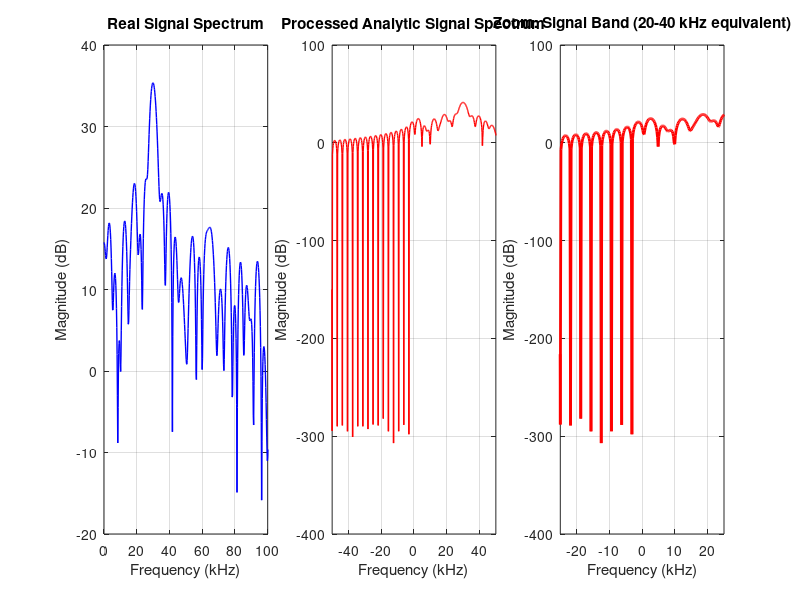

MATLAB code to generate this figure: (Note: this script raises an error after producing the figure.)
%% Underwater Acoustic Parameters
c = 1500;               % Speed of sound in water (m/s)
fc = 30e3;              % Center frequency for processing (30 kHz)
lambda = c/fc;          % Wavelength for array geometry
fs = 400e3;             % Sampling frequency (400 kHz)
Ts = 1/fs;
N_samples = 128;
SNR_dB = 10;

%% Hydrophone Array Configuration
N_elements = 4;
d = lambda/2;
array_pos = (0:N_elements-1)*d;

%% Acoustic Sources - Define as OFFSETS from center frequency
source_doas = [80, -40];
N_sources = length(source_doas);
source_powers = [1, 1];

% Define frequency OFFSETS from center frequency (not absolute frequencies)
f_offset = [-500, 500, 0];  % This gives: 22kHz, 28kHz, 35kHz

%% Generate PROPER Analytic Signals First
fprintf('Generating proper analytic signals...\n');
t = (0:N_samples-1) * Ts;
X_analytic = zeros(N_samples, N_elements);

for src_idx = 1:N_sources
    % Generate analytic (complex) signal at the correct frequency
    % If f_offset is [0,0,0], all sources are at carrier (30kHz)
    
    % Add a random starting phase to the carrier
    % This ensures the carrier waves are not perfectly in sync
    random_carrier_phase = 2*pi*rand; 
    
    baseband_signal = sqrt(source_powers(src_idx)) * ...
                     exp(1j*2*pi*f_offset(src_idx)*t + 1j*random_carrier_phase);
    
    % Decorrelate the Amplitude Modulation (AM)
    % By giving each source a random phase for its envelope, they become
    % statistically independent signals.
    random_am_phase = 2*pi*rand;
    % Much faster decorrelating modulation
    am_freq = 10e3 + 5e3*rand;  % Random 10-15 kHz modulation
    am_modulation = 1 + 0.3*sin(2*pi*am_freq*t + random_am_phase);
    %am_modulation = 1 + 0.1*sin(2*pi*50*t + random_am_phase);
    
    baseband_signal = baseband_signal .* am_modulation;
    
    % Steering vector (using center frequency for array geometry)
    sv = exp(-1j * 2 * pi * array_pos/lambda * sind(source_doas(src_idx)));
    
    % Add to hydrophone array
    X_analytic = X_analytic + baseband_signal.' * sv;
end

%% Convert to REAL signal (what transducers actually measure)
fprintf('Converting to real signal...\n');
X_real = real(X_analytic .* exp(1j*2*pi*fc*t'));  % Upconvert to carrier

%% Add REAL Noise
noise_power = 10^(-SNR_dB/10);
real_noise = sqrt(noise_power) * randn(size(X_real));

% Add colored noise components
for i = 1:5
    noise_freq = 10e3 + 30e3*rand;  % Noise in broader band
    colored_noise = 0.1*sqrt(noise_power) * randn * ...
                    sin(2*pi*noise_freq*t + 2*pi*rand)';
    real_noise = real_noise + colored_noise * ones(1, N_elements);
end

X_real_noisy = X_real + real_noise;

%% Convert BACK to Analytic for MUSIC processing
fprintf('Converting back to analytic signal for processing...\n');

% Method 1: Demodulate to baseband
%X_analytic_processed = zeros(size(X_real_noisy));
X_analytic_processed = hilbert(X_real_noisy);

% for i = 1:N_elements
%     % Downconvert by multiplying by complex exponential at carrier frequency
%     baseband = X_real_noisy(:, i) .* exp(-1j*2*pi*fc*t');
% 
%     % Apply low-pass filter to remove high-frequency components
%     [b, a] = butter(6, 40e3/(fs/2));  % 40 kHz cutoff
%     baseband_filtered = filter(b, a, baseband);
% 
%     X_analytic_processed(:, i) = baseband_filtered;
% end

% Method 2: Alternatively, use Hilbert transform (simpler but less accurate)
% X_analytic_hilbert = hilbert(X_real_noisy);

%% Verify Frequency Spectrum
fprintf('Verifying frequency content...\n');
figure('Position', [100, 100, 1200, 400]);

% Plot 1: Real signal spectrum
subplot(1,3,1);
NFFT = 2048;
f_axis = (-NFFT/2:NFFT/2-1) * fs/NFFT;
spectrum_real = fftshift(fft(X_real_noisy(:,1), NFFT));
plot(f_axis/1e3, 20*log10(abs(spectrum_real)), 'b-', 'LineWidth', 1);
xlabel('Frequency (kHz)');
ylabel('Magnitude (dB)');
title('Real Signal Spectrum');
xlim([0, 100]); grid on;

% Plot 2: Analytic signal spectrum (after processing)
subplot(1,3,2);
spectrum_analytic = fftshift(fft(X_analytic_processed(:,1), NFFT));
plot(f_axis/1e3, 20*log10(abs(spectrum_analytic)), 'r-', 'LineWidth', 1);
xlabel('Frequency (kHz)');
ylabel('Magnitude (dB)');
title('Processed Analytic Signal Spectrum');
xlim([-50, 50]); grid on;

% Plot 3: Zoom on signal band
subplot(1,3,3);
plot(f_axis/1e3, 20*log10(abs(spectrum_analytic)), 'r-', 'LineWidth', 2);
xlabel('Frequency (kHz)');
ylabel('Magnitude (dB)');
title('Zoom: Signal Band (20-40 kHz equivalent)');
xlim([-25, 25]); grid on;

% Mark expected frequencies
expected_freqs = f_offset / 1e3;  % Convert to kHz
hold on;
for i = 1:length(expected_freqs)
    xline(expected_freqs(i), 'k--', sprintf('%.0f kHz', expected_freqs(i)));
end

%% Continue with MUSIC processing using the properly processed analytic signal
fprintf('Proceeding with MUSIC DOA estimation...\n');
X_analytic = X_analytic_processed;  % Use the properly processed signal

% Compute sample covariance matrix
R_xx = (X_analytic' * X_analytic) / N_samples;
R_xx = (R_xx + R_xx') / 2;  % Ensure Hermitian

%% Rest of your MUSIC processing remains the same...
[eigenvects, sEDArg] = eig(R_xx);

noise_eigenvects = eigenvects(:,N_sources+1:end);

% Compute steering vectors
elSpacing = 0.5;
elementPos = (0:N_elements-1)*elSpacing;
scanAng = -90:90;
sv = steervec(elementPos,scanAng);

% Calculate spatial spectrum
projection = sv' * noise_eigenvects; 
projection_abs_squared = sum(abs(projection).^2,2);
D = sum(abs((sv'*noise_eigenvects)).^2,2)+eps(1);
spec = sqrt(1./D).';
specAng = scanAng;

% Find DOA
[~,locs] = findpeaks(spec,'SortStr','descend');
D = min(N_sources,length(locs));

%% Method 1: Using musicdoa (Spectral MUSIC)
fprintf('=== Using musicdoa (Spectral MUSIC) ===\n');
[estimated_doas_music, music_spectrum] = musicdoa(R_xx, N_sources);

fprintf('True DOAs:        %s degrees\n', mat2str(source_doas, 2));
fprintf('Estimated DOAs:   %s degrees\n', mat2str(estimated_doas_music, 2));

errors_music = abs(sort(estimated_doas_music) - sort(source_doas));
fprintf('Estimation errors: %s degrees\n\n', mat2str(errors_music, 2));

%% Method 2: Using rootmusicdoa (Root-MUSIC)
fprintf('=== Using rootmusicdoa (Root-MUSIC) ===\n');
estimated_doas_root = rootmusicdoa(R_xx, N_sources);

fprintf('True DOAs:        %s degrees\n', mat2str(source_doas, 2));
fprintf('Estimated DOAs:   %s degrees\n', mat2str(estimated_doas_root, 2));

errors_root = abs(sort(estimated_doas_root) - sort(source_doas));
fprintf('Estimation errors: %s degrees\n\n', mat2str(errors_root, 2));

%% Performance Comparison
fprintf('=== PERFORMANCE COMPARISON ===\n');
rmse_music = sqrt(mean(errors_music.^2));
rmse_root = sqrt(mean(errors_root.^2));

fprintf('RMSE - musicdoa:      %.3f degrees\n', rmse_music);
fprintf('RMSE - rootmusicdoa:  %.3f degrees\n', rmse_root);

%% Enhanced Visualization
figure('Position', [100, 100, 1200, 900]);

% Subplot 1: MUSIC Spectrum
subplot(2,3,1);
angles = -90:1:90;
plot(angles, 10*log10(abs(music_spectrum)), 'b-', 'LineWidth', 2);
hold on;
plot(source_doas, interp1(angles, 10*log10(abs(music_spectrum)), source_doas), ...
     'ro', 'MarkerSize', 10, 'LineWidth', 2, 'DisplayName', 'True DOAs');
xlabel('Angle (degrees)');
ylabel('MUSIC Spectrum (dB)');
title('MUSIC Spectrum');
legend('Location', 'best');
grid on;

% Subplot 2: Sample Covariance Matrix
subplot(2,3,2);
imagesc(abs(R_xx));
colorbar;
title('Sample Covariance Matrix');
xlabel('Sensor Index');
ylabel('Sensor Index');
axis equal tight;

% Subplot 3: Real vs Analytic Signal Comparison
subplot(2,3,3);
plot(t(1:100)*1e6, X_real_noisy(1:100, 1), 'b-', 'LineWidth', 2, 'DisplayName', 'Real Signal');
hold on;
plot(t(1:100)*1e6, real(X_analytic(1:100, 1)), 'r--', 'LineWidth', 1, 'DisplayName', 'Real(Analytic)');
plot(t(1:100)*1e6, imag(X_analytic(1:100, 1)), 'g--', 'LineWidth', 1, 'DisplayName', 'Imag(Analytic)');
xlabel('Time (\mus)');
ylabel('Amplitude');
title('Real vs Analytic Signals (Sensor 1)');
legend('Location', 'best');
grid on;

% Subplot 4: Signal Spectra
subplot(2,3,4);
NFFT = 1024;
f = fs/2 * linspace(0, 1, NFFT/2+1);
P_real = abs(fft(X_real_noisy(:,1), NFFT)).^2 / NFFT;
P_analytic = abs(fft(X_analytic(:,1), NFFT)).^2 / NFFT;
plot(f/1e3, 10*log10(P_real(1:NFFT/2+1)), 'b-', 'DisplayName', 'Real Signal');
hold on;
plot(f/1e3, 10*log10(P_analytic(1:NFFT/2+1)), 'r-', 'DisplayName', 'Analytic Signal');
xlabel('Frequency (kHz)');
ylabel('Power Spectral Density (dB)');
title('Frequency Spectrum Comparison');
legend('Location', 'best');
grid on;

% Subplot 5: Reconstruction Error
subplot(2,3,5);
error_signal = X_real_noisy(1:100,1) - real(X_analytic(1:100,1));
plot(t(1:100)*1e6, error_signal, 'k-', 'LineWidth', 1);
xlabel('Time (\mus)');
ylabel('Amplitude');
title('Reconstruction Error');
grid on;

fprintf('\nSimulation complete! Real-to-analytic conversion implemented.\n');


% Save variables 
